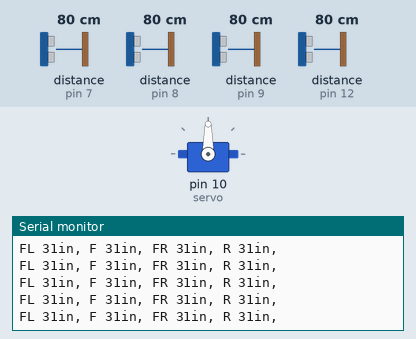
The sketch below on a simulated Arduino Uno, built with avr-gcc and run on an emulated ATmega328P. Shown: servo, the last lines printed to the serial monitor. Wiring (inferred from the names in the program): 4 × ultrasonic range finder: trigger pin 7, echo pin 7 / trigger pin 8, echo pin 8 / trigger pin 9, echo pin 9 / trigger pin 12, echo pin 12. The inputs (shaded band) are chosen by the test bench; at power-on: distance to the obstacle (sensors on pin 7, pin 8, pin 9, pin 12) 80 cm. The echo pulse lasts 58.3 µs per cm.

Above: at 1.2 s.
1.3 s: distance to the obstacle (sensor on pin 7) set to 2 cm
At 1.35 s:
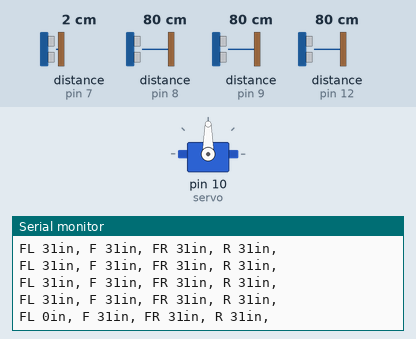
4.3 s: distance to the obstacle (sensor on pin 8) set to 2 cm
At 4.3 s:
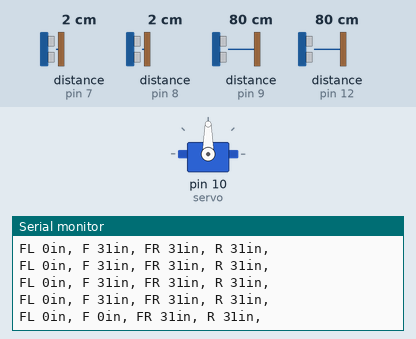
7.3 s: distance to the obstacle (sensor on pin 9) set to 35 cm
At 7.36 s:
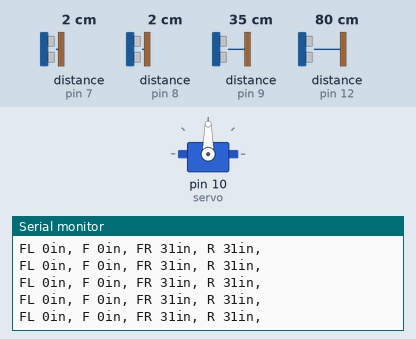
10.3 s: distance to the obstacle (sensor on pin 12) set to 35 cm
At 10.35 s:
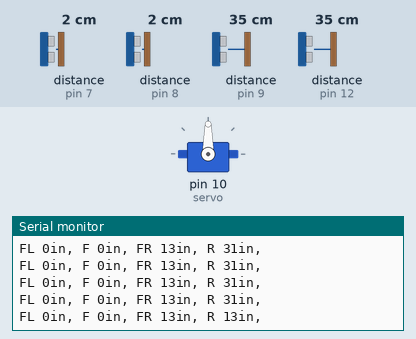
13.3 s: distance to the obstacle (sensor on pin 7) set to 60 cm
At 13.38 s:
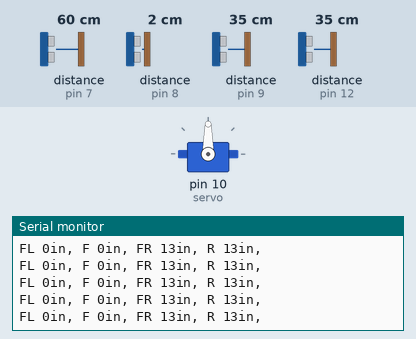
16.3 s: distance to the obstacle (sensor on pin 8) set to 60 cm
At 16.4 s:
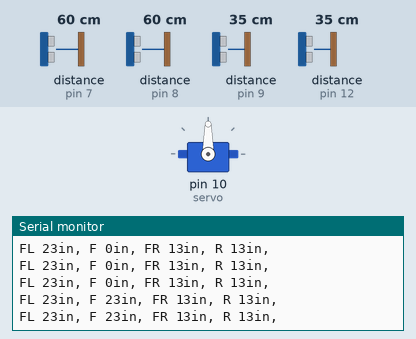
Timing chart, 0 to 19.3 s (numbered marks = the images above; inputs shaded):
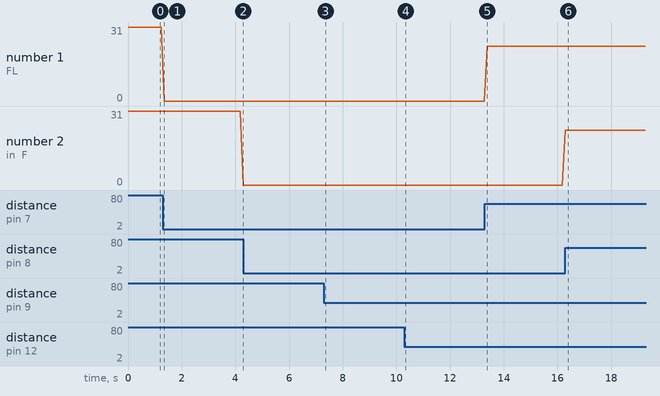

The sketch:

Multiple_Range_Finders.pde
```cpp
#include <Servo.h>
Servo servo; // create servo object to control a servo

int ultraSoundSignalPins[] = {7,8,9,12}; // Front Left,Front, Front Right, Rear Ultrasound signal pins
char *pingString[] = {"FL ","F ", "FR ", "R "}; // just something to print to indicate direction

void setup()
{
  servo.attach(10); // attaches a servo to pin 10
  Serial.begin(9600);
}

void loop()
{
  unsigned long ultrasoundValue;
  for(int i=0; i < 4; i++)
  {
    ultrasoundValue = ping(i);
    Serial.print(pingString[i]);
    Serial.print(ultrasoundValue);
    Serial.print("in, ");
    delay(20);
  }
  Serial.println();
  delay(20);
 }

//Ping function
unsigned long ping(int i)
{
  unsigned long echo;

  pinMode(ultraSoundSignalPins[i], OUTPUT); // Switch signalpin to output
  digitalWrite(ultraSoundSignalPins[i], LOW); // Send low pulse
  delayMicroseconds(2); // Wait for 2 microseconds
  digitalWrite(ultraSoundSignalPins[i], HIGH); // Send high pulse
  delayMicroseconds(5); // Wait for 5 microseconds
  digitalWrite(ultraSoundSignalPins[i], LOW); // Holdoff
  pinMode(ultraSoundSignalPins[i], INPUT); // Switch signalpin to input
  digitalWrite(ultraSoundSignalPins[i], HIGH); // Turn on pullup resistor
  echo = pulseIn(ultraSoundSignalPins[i], HIGH); //Listen for echo
  return (echo / 58.138) * .39; //convert to CM then to inches
}
```

Measured:
- after the input at 1.3 s, the serial monitor: prints a new line after 0.05 s (image 1)
- after the input at 16.3 s, the serial monitor: prints a new line after 0.10 s (image 6)
- plotted number 1: 31 → 0 after the input at 1.3 s, 0 → 23 after the input at 13.3 s
- plotted number 2: 31 → 0 after the input at 1.3 s, 0 → 23 after the input at 13.3 s
